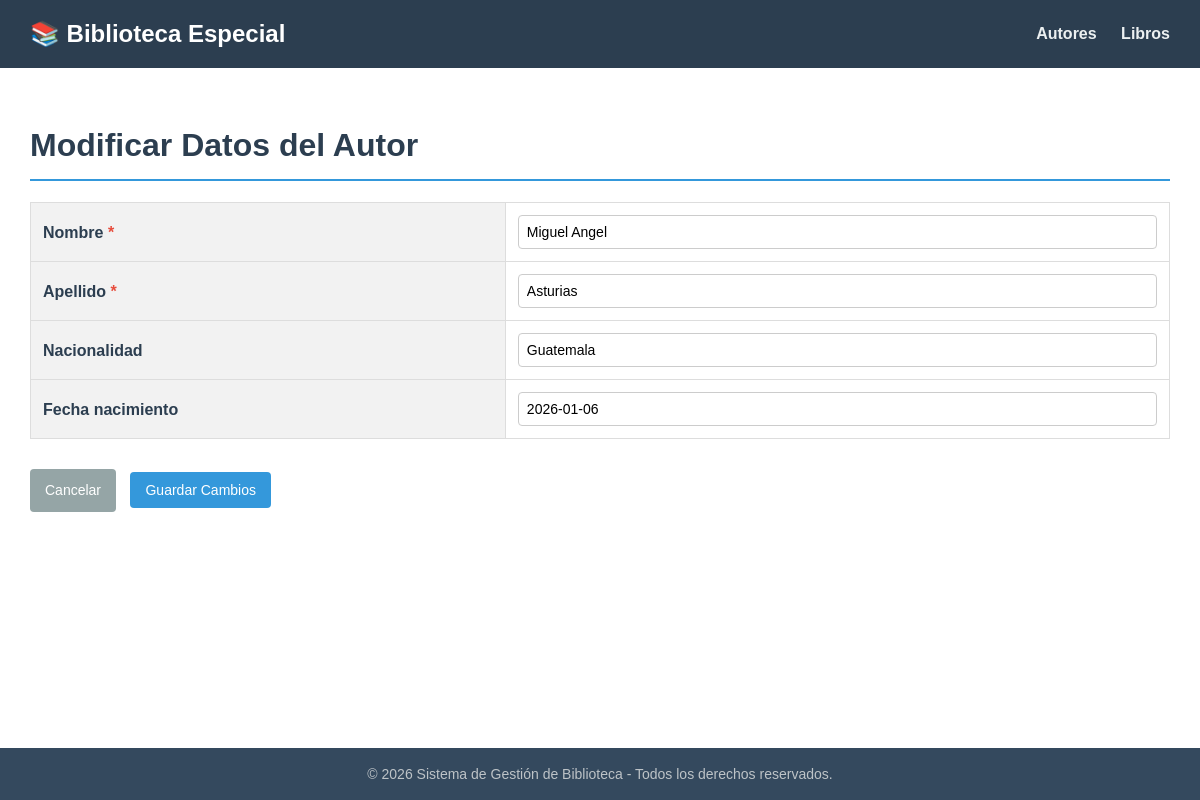
Screenshot of /biblioteca/autores/1/editar/ with the database file from the repository.
### biblioteca/models.py (models this page shows, shortened)
class Autor(models.Model):
    nombre = models.CharField(max_length=100)
    apellido = models.CharField(max_length=100)
    nacionalidad = models.CharField(max_length=50, blank=True, null=True)
    fecha_nacimiento = models.DateField(blank=True, null=True)

### biblioteca/views.py (the view)
# urls.py: path("autores/<int:pk>/editar/", views.AutorUpdateView.as_view(), name="autor-update"),
class AutorUpdateView(UpdateView):
    model = Autor
    fields = ['nombre', 'apellido', 'nacionalidad', 'fecha_nacimiento']
    template_name = 'biblioteca/autor_form.html'
    success_url = reverse_lazy('autor-list')

### biblioteca/templates/biblioteca/autor_form.html (shortened to what this page needs)
{% extends 'biblioteca/base.html' %}
{% block contenido %}
    <h1>{% if object %}Modificar Datos del Autor{% else %}Registrar Nuevo Autor{% endif %}</h1>
    <form method="post" novalidate>
        <table>
            <tbody>
                {% for field in form %}
                <tr>
                    <th>
                        <label for="{{ field.id_for_label }}">{{ field.label }}</label>
                        {% if field.field.required %}<span style="color: #e74c3c;">*</span>{% endif %}
                    </th>
                    <td>
                        {{ field }}
                    </td>
                </tr>
                {% endfor %}
            </tbody>
        </table>
        <div class="acciones">
            <a href="{% url 'autor-list' %}" class="btn btn-secondary">Cancelar</a>
            <button type="submit" class="btn">
                {% if object %}Guardar Cambios{% else %}Crear Autor{% endif %}
            </button>
        </div>
    </form>
{% endblock %}

### biblioteca/templates/biblioteca/base.html (style rules this page uses)
body { font-family: Arial, sans-serif; margin: 0; padding: 0; line-height: 1.6; color: #333; display: flex; flex-direction: column; min-height: 100vh; }
h1 { color: #2c3e50; border-bottom: 2px solid #3498db; padding-bottom: 8px; }
.acciones { margin-top: 20px; margin-bottom: 30px; }
.btn { display: inline-block; padding: 10px 15px; color: white; text-decoration: none; border-radius: 4px; font-size: 14px; border: none; cursor: pointer; box-sizing: border-box; background-color: #3498db; }
.btn-secondary { background-color: #95a5a6; margin-right: 10px; }
table { width: 100%; border-collapse: collapse; margin-top: 15px; margin-bottom: 30px; }
th, td { border: 1px solid #ddd; padding: 12px; text-align: left; }
th { background-color: #f2f2f2; color: #2c3e50; font-weight: bold; }
input[type="text"], input[type="date"], select, textarea { width: 100%; padding: 8px; box-sizing: border-box; border: 1px solid #ccc; border-radius: 4px; font-size: 14px; }

### rows the page displays
Autor: form "Miguel Angel" "Asturias" "Guatemala" "2026-01-06"

### other values shown
{{ field.label }} "Nombre" "Apellido" "Nacionalidad" "Fecha nacimiento"
